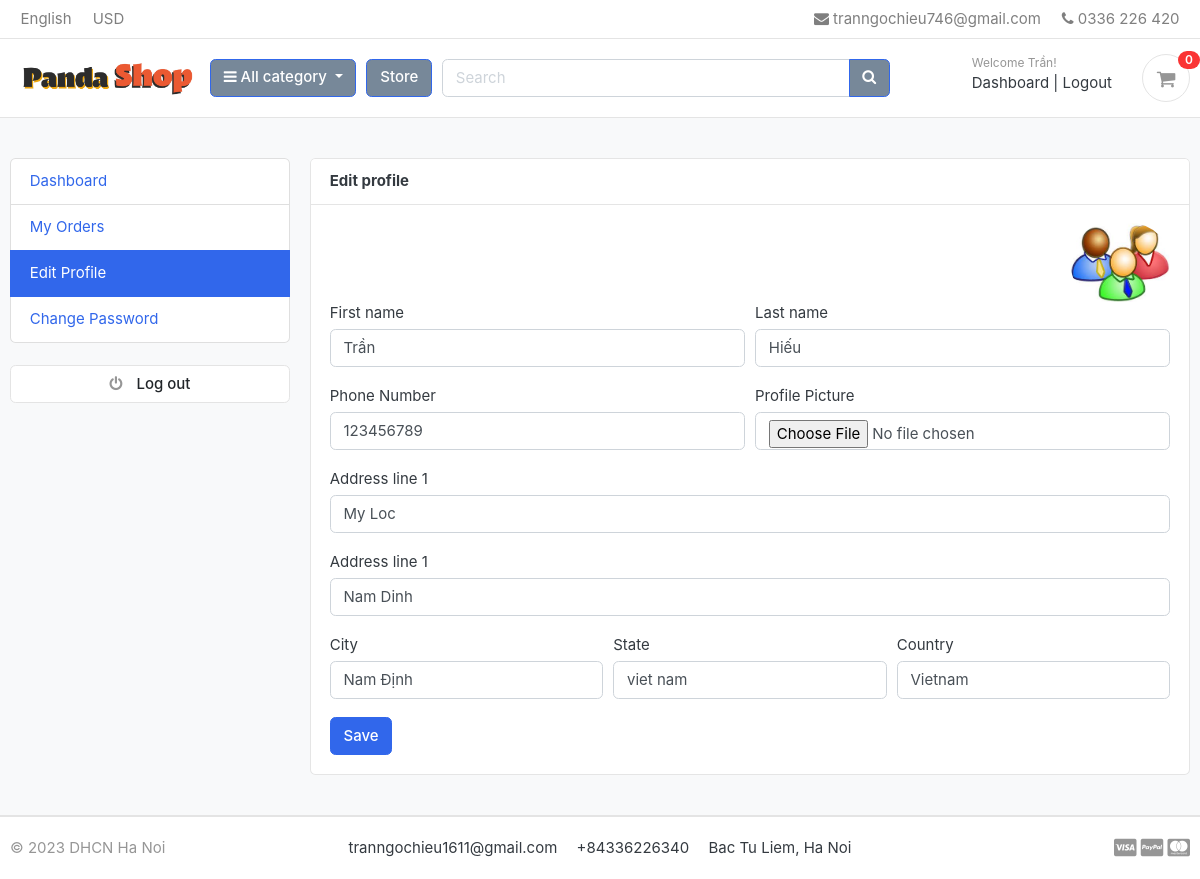
Before: /accounts/edit_profile/ (signed in) with the older database file.
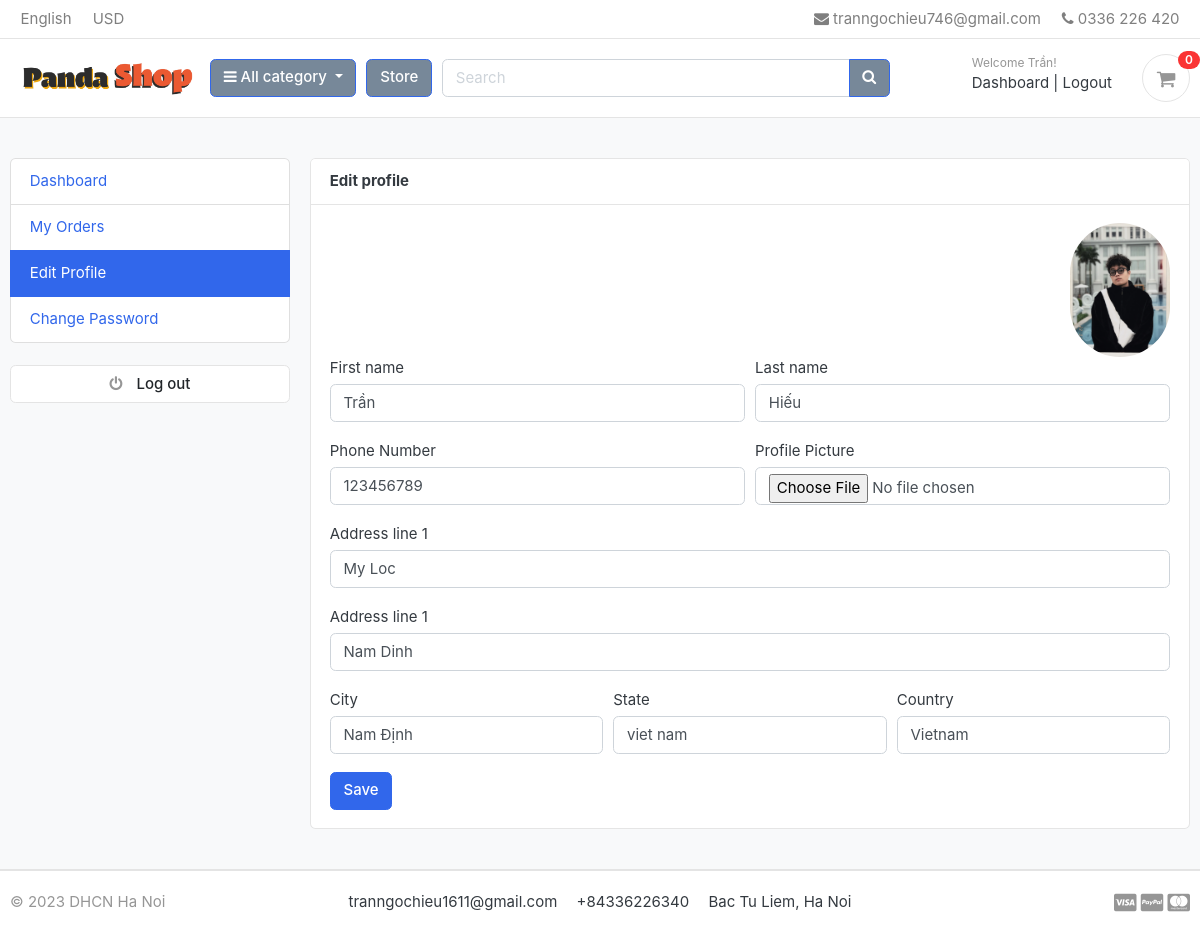
After: the same page with the newer database file.
### accounts/models.py (models this page shows, shortened)
class UserProfile(models.Model):
    user = models.OneToOneField(Account, on_delete=models.CASCADE)
    address_line_1 = models.CharField(blank=True, max_length=100)
    address_line_2 = models.CharField(blank=True, max_length=100)
    city = models.CharField(blank=True, max_length=50)
    state = models.CharField(blank=True, max_length=50)
    country = models.CharField(blank=True, max_length=50)
    profile_picture = models.ImageField(blank=True, upload_to='images/users/')

### accounts/views.py (the view)
# urls.py: path('edit_profile/', views.edit_profile, name="edit_profile"),
@login_required(login_url = 'login')
def edit_profile(request):
    userprofile = get_object_or_404(UserProfile, user=request.user)
    if request.method == 'POST':
        user_form = UserForm(request.POST, instance=request.user)
        profile_form = UserProfileForm(request.POST, request.FILES, instance=userprofile)
        if user_form.is_valid() and profile_form.is_valid():
            user_form.save()
            profile_form.save()
            messages.success(request, 'Your profile has been updated.')
            return redirect('edit_profile')
    else:
        user_form = UserForm(instance=request.user)
        profile_form = UserProfileForm(instance=userprofile)
    context = {
        'user_form': user_form,
        'profile_form': profile_form,
        'userprofile': userprofile,
    }
    return render(request, 'accounts/edit_profile.html', context)

### accounts/form.py
class UserForm(forms.ModelForm):
    class Meta:
        model = Account
        fields = ('first_name', 'last_name', 'phone_number')
    def __init__(self, *args, **kwargs):
        super(UserForm, self).__init__(*args, **kwargs)
        for field in self.fields:
            self.fields[field].widget.attrs['class'] = 'form-control'

class UserProfileForm(forms.ModelForm):
    profile_picture = forms.ImageField(required=False, error_messages={'invalid': ("Image files only")}, widget=forms.FileInput)
    class Meta:
        model = UserProfile
        fields = ('address_line_1', 'address_line_2', 'city', 'state', 'country', 'profile_picture')
    def __init__(self, *args, **kwargs):
        super(UserProfileForm, self).__init__(*args, **kwargs)
        for field in self.fields:
            self.fields[field].widget.attrs['class'] = 'form-control'

### carts/views.py (called while the page is built)
def _cart_id(request):
    cart = request.session.session_key
    if not cart:
        cart = request.session.create()
    return cart

### category/context_processors.py (called while the page is built)
def menu_links(request):
    links = Category.objects.all()
    return dict(links=links)

### category/models.py (called while the page is built)
    def get_url(self):
        return reverse('product_by_category', args=[self.slug])

### Template/accounts/edit_profile.html (shortened to what this page needs)
{% extends 'base.html' %}
{% load static %}
{% block content %}
<section class="section-conten padding-y bg">
    <div class="container">
        <div class="row">
        {% include 'includes/dashboard_sidebar.html' %}
        <main class="col-md-9">
            <article class="card">
            <header class="card-header">
                <strong class="d-inline-block mr-3">Edit profile</strong>
            </header>
            <div class="card-body">
                <div class="text-right">
                    <img src="{{ userprofile.profile_picture.url }}" alt="Profile picture" width="100" style="border-radius: 50px;">
                </div>
                <div class="row">
                    <div class="col-md-12">
                        <form action="{% url 'edit_profile' %}"  method="POST" enctype="multipart/form-data">
                            <div class="form-row">
                                <div class="form-group col-md-6">
                                    <label>First name</label>
                                    {{ user_form.first_name }}
                                </div>
                                <div class="form-group col-md-6">
                                    <label>Last name</label>
                                    {{ user_form.last_name }}
                                </div>
                            </div>
                            <div class="form-row">
                                <div class="form-group col-md-6">
                                    <label>Phone Number</label>
                                    {{ user_form.phone_number }}
                                </div>
                                <div class="form-group col-md-6">
                                    <label>Profile Picture</label>
                                    {{ profile_form.profile_picture }}
                                </div>
                            </div>
                            <div class="form-group">
                                <label>Address line 1</label>
                                {{ profile_form.address_line_1 }}
                            </div>
                            <div class="form-group">
                                <label>Address line 1</label>
                                {{ profile_form.address_line_2 }}
                            </div>
                            <div class="form-row">
                                <div class="form-group col-md-4">
                                    <label>City</label>
                                    {{ profile_form.city }}
                                </div>
                                <div class="form-group col-md-4">
                                    <label>State</label>
                                    {{ profile_form.state }}
                                </div>
                                <div class="form-group col-md-4">
                                    <label>Country</label>
                                    {{ profile_form.country }}
                                </div>
                            </div>
                            <input type="submit" value="Save" class="btn btn-primary">
                        </form>
                    </div>
                </div>
            </div>
            </article>
        </main>
    </div>
    </div>
</section>
{% endblock %}

Changed rows visible on the page:
changed UserProfile "My Loc": profile_picture: picture added in place of a placeholder
